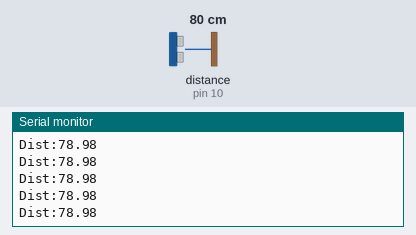
The sketch below on a simulated Arduino Uno, built with avr-gcc and run on an emulated ATmega328P. On the bench: the last lines printed to the serial monitor. Wiring (inferred from the names in the program): ultrasonic range finder: trigger pin 9; echo pin 10. The test bench sets the inputs (shaded band); at power-on: distance to the obstacle (sensor on pin 10) 80 cm. The echo pulse lasts 58.3 µs per cm.

Above: at 1.2 s.
1.3 s: distance to the obstacle (sensor on pin 10) set to 299 cm
At 1.62 s:
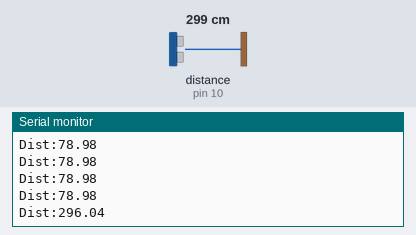
4.3 s: distance to the obstacle (sensor on pin 10) set to 2 cm
At 4.45 s:
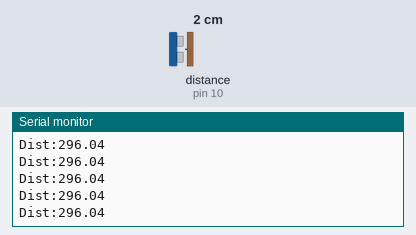
Timing chart, 0 to 7.3 s (numbered marks = the images above; inputs shaded):
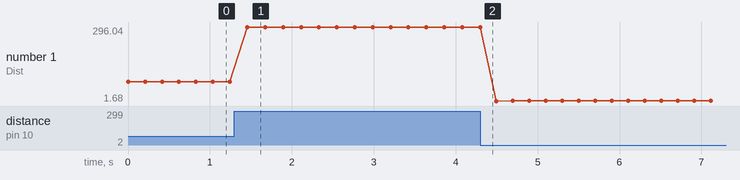

The sketch:

Phase1_DistanceSensor.ino
```cpp
// Phase 1 - Distance Sensor Test (HC-SR04)

#define trigPin 9
#define echoPin 10

void setup() {
  Serial.begin(9600);          // Start serial communication
  pinMode(trigPin, OUTPUT);    // Trig pin will send the pulse
  pinMode(echoPin, INPUT);     // Echo pin will receive the pulse
}

void loop() {
  // Send a 10 microsecond pulse to trigger measurement
  digitalWrite(trigPin, LOW);
  delayMicroseconds(2);
  digitalWrite(trigPin, HIGH);
  delayMicroseconds(10);
  digitalWrite(trigPin, LOW);

  // Read the time for echo to return
  long duration = pulseIn(echoPin, HIGH);

  // Calculate distance in cm
  float distance = duration * 0.034 / 2;

  // Output distance
  Serial.print("Dist:");
  Serial.println(distance);

  delay(200);  // Wait a little before next measurement
}
```

Measured:
- after the input at 1.3 s, the serial monitor: prints a new line after 0.16 s (image 1)
- plotted number 1: 78.98 → 296.04 after the input at 1.3 s, 296.04 → 2.01 after the input at 4.3 s
